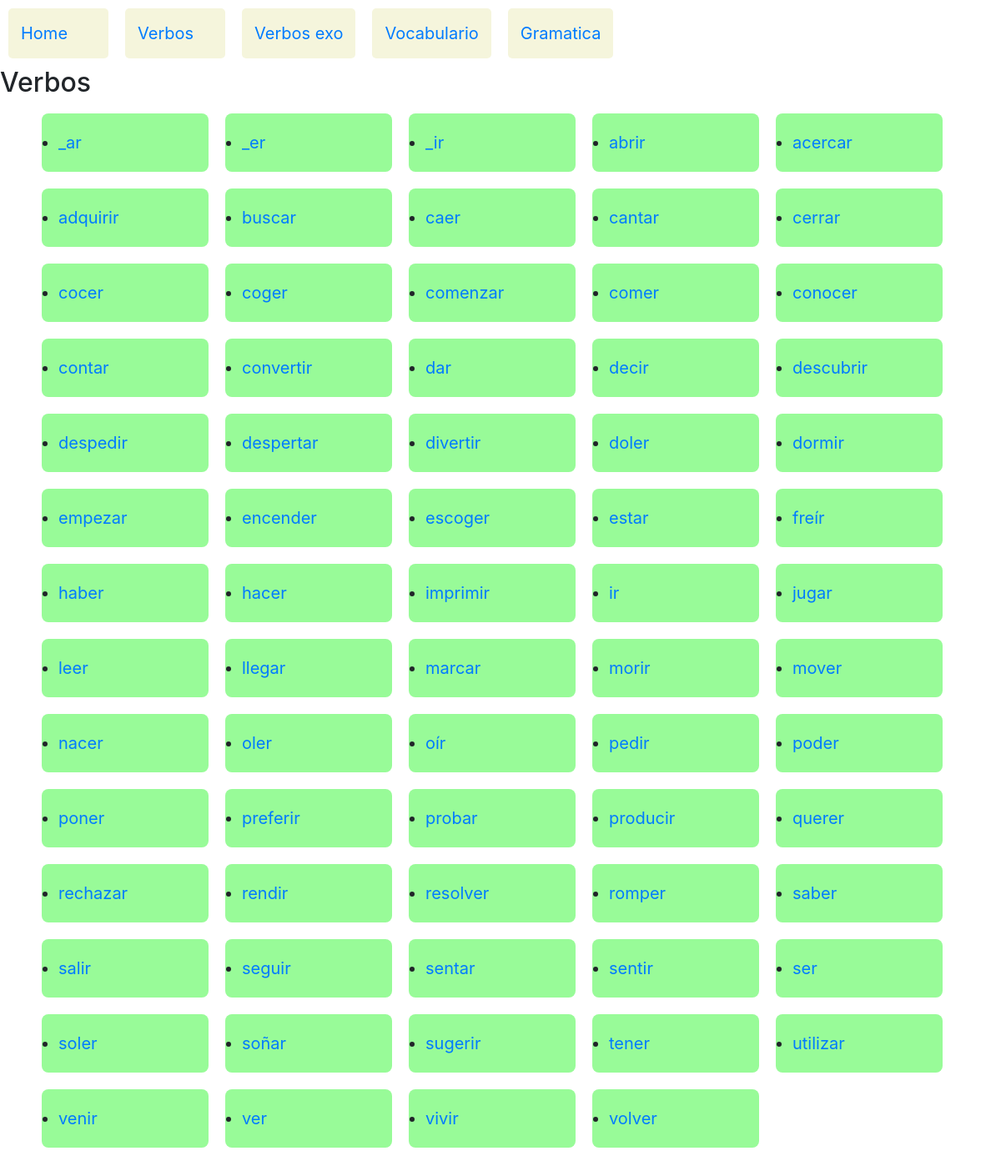
The page /verbos/verbos/ on the database as committed earlier.
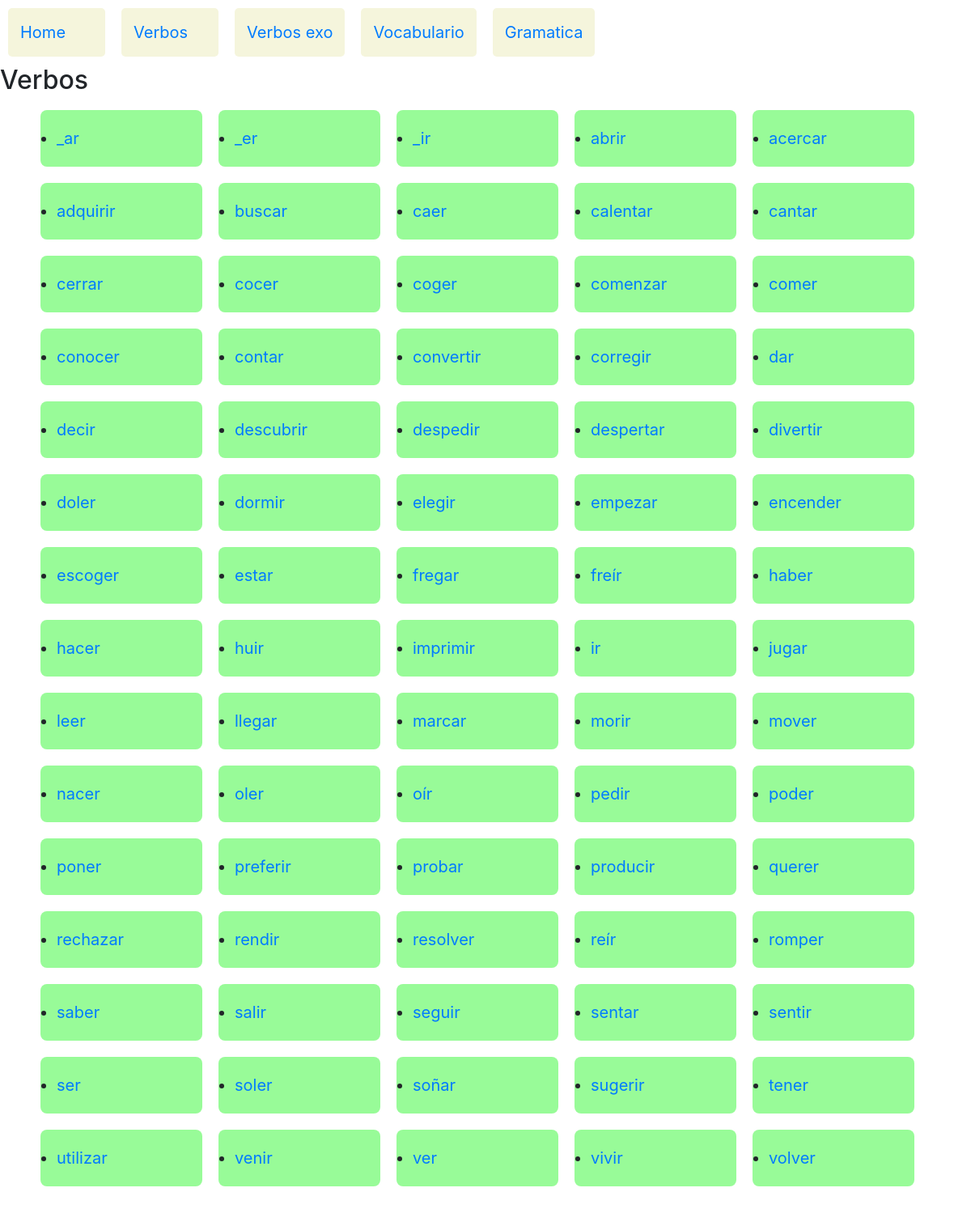
The same page on the database as committed later.
### verbos/models.py (models this page shows)
class Verbo(models.Model):
    verbo = models.CharField(max_length=32)
    tipo=models.ForeignKey(Verbotipo,on_delete=models.SET_NULL,related_name="tipo_v",null=True)
    def __str__(self):
        return self.verbo

### verbos/views.py (the view)
# urls.py: path('verbos/',include('verbos.urls')),
def verbos(request):
    verbos = Verbo.objects.all()
    tiempos = Tiempo.objects.all()
    pronombres = Pronombre.objects.all()
    context= {
            "verbos" : verbos,
            "title" : "verbos liste" ,
            "tiempos" : tiempos ,
            "pronombres" : pronombres
            }
    return render(request,"verbos/verbos.html",context)

### verbos/templates/verbos/verbos.html
{% extends 'verbos/layout.html' %}
{% block body1 %}
<h2> Verbos </h2>
<div id = "container">
<ul>
	<div id="container">
	{% for verbo  in verbos %}
	<div>
	<li>
		<a href= "{% url 'verbo' verbo.id %}" >{{ verbo  }}</a>   </li>
	</div>
	{% endfor %}
</ul>
	</div>
{% endblock %}

### verbos/templates/verbos/layout.html (shortened to what this page needs)
{% load static %}
<!DOCTYPE html >
<html>
<head lang=fr charset="UTF-8" >
	<link rel="stylesheet" href="https://stackpath.bootstrapcdn.com/bootstrap/4.1.3/css/bootstrap.min.css">
</head>
<body>
	<div class="nav">
			<div>		 <a href= "{% url 'index' %}">Home</a>  </div>
			<div>		 <a href= "{% url 'verbos' %}">Verbos</a>  </div>
			<div>		 <a href= "{% url 'verbos_exo'%}0/1">Verbos exo</a>  </div>
			<div>		 <a href= "{% url 'vocabulario'%}0/1">Vocabulario</a>  </div>
			<div>		 <a href= "{% url 'gramatica'%}">Gramatica</a>  </div>
	</div>
	{% block body1 %}
	{% endblock %}
</body>
</html>

Rows that differ between the two databases and show on the page:
added Verbo: verbo "calentar"
added Verbo: verbo "corregir"
added Verbo: verbo "elegir"
added Verbo: verbo "fregar"
added Verbo: verbo "huir"
added Verbo: verbo "reír"
